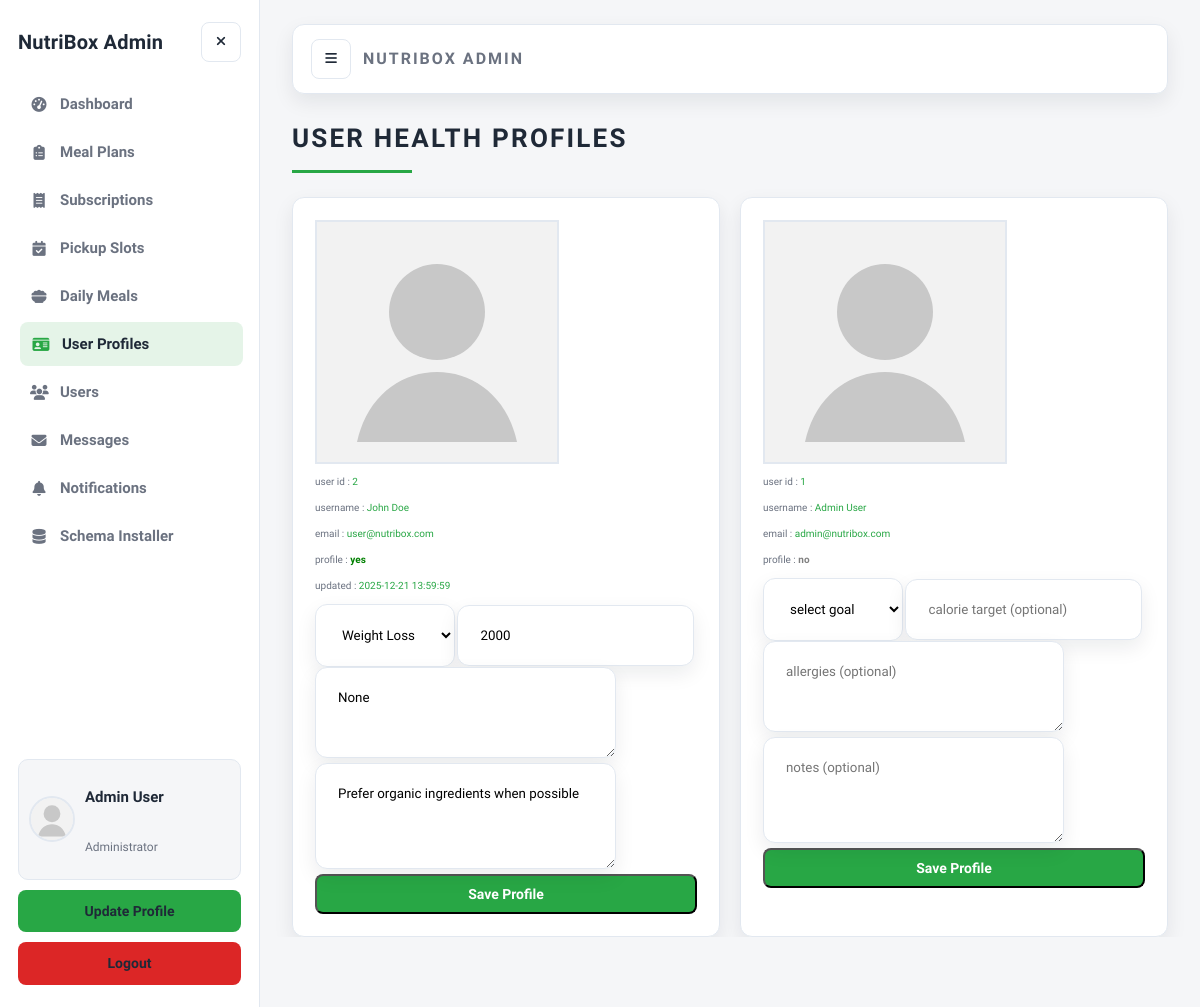
The app's page /admin/admin_user_profiles.php (signed in) with its own data.
### tables this page shows
CREATE TABLE IF NOT EXISTS users (
  id INT(100) NOT NULL AUTO_INCREMENT,
  name VARCHAR(100) NOT NULL,
  email VARCHAR(100) NOT NULL,
  password VARCHAR(255) NOT NULL,
  user_type VARCHAR(20) NOT NULL DEFAULT 'user',
  image VARCHAR(100) NOT NULL DEFAULT 'default-avatar.svg',
  PRIMARY KEY (id),
  UNIQUE KEY unique_email (email)
);

CREATE TABLE IF NOT EXISTS user_profiles (
  id INT(100) NOT NULL AUTO_INCREMENT,
  user_id INT(100) NOT NULL,
  goal VARCHAR(50) NOT NULL,
  calorie_target INT(100) DEFAULT NULL,
  allergies TEXT DEFAULT NULL,
  notes TEXT DEFAULT NULL,
  created_at TIMESTAMP NOT NULL DEFAULT CURRENT_TIMESTAMP,
  updated_at TIMESTAMP NOT NULL DEFAULT CURRENT_TIMESTAMP ON UPDATE CURRENT_TIMESTAMP,
  PRIMARY KEY (id),
  UNIQUE KEY uniq_user_id (user_id)
);

### admin/admin_user_profiles.php (the view, shortened to what this page needs)
<?php
require_once __DIR__ . "/admin_auth.php";
$allowed_goals = ["Weight Loss", "Muscle Gain", "Diabetic", "Custom"];
$profiles_available = table_exists($conn, "user_profiles");
if ($profiles_available) {
    $select_users = $conn->prepare(
        "SELECT u.id, u.name, u.email, u.image,
                p.id AS profile_id, p.goal, p.calorie_target, p.allergies, p.notes, p.updated_at
         FROM `users` AS u
         LEFT JOIN `user_profiles` AS p ON p.user_id = u.id
         ORDER BY u.id DESC",
    );
}
$select_users->execute();
?>
<!DOCTYPE html>
<html lang="en">
<head>
   <link rel="stylesheet" href="https://cdnjs.cloudflare.com/ajax/libs/font-awesome/6.1.1/css/all.min.css">
   <link rel="stylesheet" href="css/admin_style.css">
</head>
<body class="admin-body">
<?php include "admin_header.php"; ?>
<section class="user-accounts">
   <h1 class="title">user health profiles</h1>
   <div class="box-container">
      <?php if ($select_users->rowCount() > 0) {
          while ($user = $select_users->fetch(PDO::FETCH_ASSOC)) {
              $has_profile = !empty($user["profile_id"]); ?>
      <div class="box">
         <img src="../uploaded_img/<?= $user["image"] ?>" alt="">
         <p> user id : <span><?= $user["id"] ?></span></p>
         <p> username : <span><?= $user["name"] ?></span></p>
         <p> email : <span><?= $user["email"] ?></span></p>
         <p> profile : <span style="color:<?= $has_profile
             ? "green"
             : "gray" ?>; font-weight:700;"><?= $has_profile
    ? "yes"
    : "no" ?></span></p>
         <?php if (!empty($user["updated_at"])) { ?>
            <p> updated : <span><?= $user["updated_at"] ?></span></p>
         <?php } ?>
         <form action="" method="POST" style="margin-top:1rem;">
            <select name="goal" class="box" required>
               <option value="" disabled <?= $has_profile
                   ? ""
                   : "selected" ?>>select goal</option>
               <?php foreach ($allowed_goals as $goal_option) { ?>
                  <option value="<?= $goal_option ?>" <?= $user["goal"] ===
$goal_option
    ? "selected"
    : "" ?>><?= $goal_option ?></option>
               <?php } ?>
            </select>
            <input type="number" name="calorie_target" min="1" step="1" placeholder="calorie target (optional)" class="box" value="<?= $user[
                "calorie_target"
            ] !== null
                ? $user["calorie_target"]
                : "" ?>">
            <textarea name="allergies" placeholder="allergies (optional)" class="box" cols="30" rows="3"><?= $user[
                "allergies"
            ] ?? "" ?></textarea>
            <textarea name="notes" placeholder="notes (optional)" class="box" cols="30" rows="4"><?= $user[
                "notes"
            ] ?? "" ?></textarea>
            <input type="submit" name="save_profile" class="btn" value="save profile">
         </form>
      </div>
      <?php
          }
      } else {
          echo '<p class="empty">no users found!</p>';
      } ?>
   </div>
</section>
<?php include "admin_footer.php"; ?>
</body>
</html>

### admin/admin_sidebar.php (shortened to what this page needs)
<?php
function admin_nav_link($label, $href, $icon, $aliases = [])
{
    $current_page = basename($_SERVER["PHP_SELF"]);
    $active = in_array($current_page, array_merge([$href], $aliases), true);
    $active_class = $active ? " active" : "";
    echo '<a class="nav-link' .
        $active_class .
        '" href="' .
        $href .
        '"><i class="fas ' .
        $icon .
        '"></i><span>' .
        $label .
        "</span></a>";
}
?>
<aside class="admin-sidebar">
   <div class="sidebar-brand">
      <a href="admin_page.php" class="logo">NutriBox Admin</a>
      <button class="icon-btn sidebar-close" type="button" data-sidebar-toggle aria-label="Close sidebar">
         <i class="fas fa-times"></i>
      </button>
   </div>
   <nav class="sidebar-nav">
      <?php
      admin_nav_link("Dashboard", "admin_page.php", "fa-gauge-high");
      ?>
   </nav>
   <div class="sidebar-footer">
      <?php
      $select_profile = $conn->prepare("SELECT * FROM `users` WHERE id = ?");
      $select_profile->execute([$admin_id]);
      $fetch_profile = $select_profile->fetch(PDO::FETCH_ASSOC);
      ?>
      <div class="profile-card">
         <img src="../uploaded_img/<?= $fetch_profile["image"] ?>" alt="">
         <div class="profile-info">
            <p class="profile-name"><?= $fetch_profile["name"] ?></p>
            <p class="profile-role">Administrator</p>
         </div>
      </div>
      <a href="admin_update_profile.php" class="btn">update profile</a>
      <a href="logout.php" class="delete-btn">logout</a>
   </div>
</aside>

### records on screen
users: image (placeholder picture), name "Admin User", id "1", email "admin@nutribox.com", shows "no"
user_profiles: user.image (placeholder picture), user "2", user.name "John Doe", user.email "user@nutribox.com", shows "yes", updated_at "2025-12-21 13:59:59", goal "Weight Loss", calorie_target "2000", allergies "None", notes "Prefer organic ingredients when possible"

### other values on screen
$label "Dashboard Meal Plans Subscriptions Pickup Slots Daily Meals User Profiles Users Messages Notifications Schema Installer"
